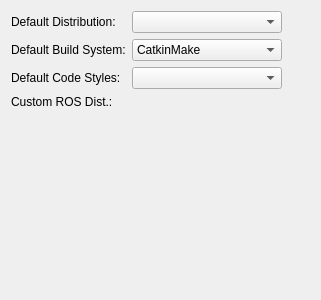
<?xml version="1.0" encoding="UTF-8"?>
<ui version="4.0">
 <class>ROSProjectManager::Internal::ROSSettingsPage</class>
 <widget class="QWidget" name="ROSProjectManager::Internal::ROSSettingsPage">
  <property name="geometry">
   <rect>
    <x>0</x>
    <y>0</y>
    <width>321</width>
    <height>300</height>
   </rect>
  </property>
  <property name="windowTitle">
   <string>Form</string>
  </property>
  <layout class="QFormLayout" name="formLayout">
   <item row="0" column="0">
    <widget class="QLabel" name="distributionLabel">
     <property name="minimumSize">
      <size>
       <width>0</width>
       <height>0</height>
      </size>
     </property>
     <property name="font">
      <font>
       <weight>50</weight>
       <bold>false</bold>
       <underline>false</underline>
      </font>
     </property>
     <property name="text">
      <string>Default Distribution:</string>
     </property>
     <property name="textFormat">
      <enum>Qt::AutoText</enum>
     </property>
    </widget>
   </item>
   <item row="0" column="1">
    <widget class="QComboBox" name="distributionComboBox">
     <property name="sizePolicy">
      <sizepolicy hsizetype="Fixed" vsizetype="Fixed">
       <horstretch>0</horstretch>
       <verstretch>0</verstretch>
      </sizepolicy>
     </property>
     <property name="minimumSize">
      <size>
       <width>150</width>
       <height>0</height>
      </size>
     </property>
     <property name="maximumSize">
      <size>
       <width>16777215</width>
       <height>16777215</height>
      </size>
     </property>
    </widget>
   </item>
   <item row="1" column="0">
    <widget class="QLabel" name="defaultBuildSystemLabel">
     <property name="minimumSize">
      <size>
       <width>0</width>
       <height>0</height>
      </size>
     </property>
     <property name="font">
      <font>
       <weight>50</weight>
       <bold>false</bold>
      </font>
     </property>
     <property name="text">
      <string>Default Build System:</string>
     </property>
    </widget>
   </item>
   <item row="1" column="1">
    <widget class="QComboBox" name="buildSystemComboBox">
     <property name="sizePolicy">
      <sizepolicy hsizetype="Fixed" vsizetype="Fixed">
       <horstretch>0</horstretch>
       <verstretch>0</verstretch>
      </sizepolicy>
     </property>
     <property name="minimumSize">
      <size>
       <width>150</width>
       <height>0</height>
      </size>
     </property>
     <item>
      <property name="text">
       <string>CatkinMake</string>
      </property>
     </item>
     <item>
      <property name="text">
       <string>CatkinTools</string>
      </property>
     </item>
     <item>
      <property name="text">
       <string>Colcon</string>
      </property>
     </item>
    </widget>
   </item>
   <item row="2" column="0">
    <widget class="QLabel" name="defaultCodeStyleLabel">
     <property name="minimumSize">
      <size>
       <width>0</width>
       <height>0</height>
      </size>
     </property>
     <property name="font">
      <font>
       <weight>50</weight>
       <bold>false</bold>
      </font>
     </property>
     <property name="text">
      <string>Default Code Styles:</string>
     </property>
    </widget>
   </item>
   <item row="2" column="1">
    <widget class="QComboBox" name="codeStyleComboBox">
     <property name="sizePolicy">
      <sizepolicy hsizetype="Fixed" vsizetype="Fixed">
       <horstretch>0</horstretch>
       <verstretch>0</verstretch>
      </sizepolicy>
     </property>
     <property name="minimumSize">
      <size>
       <width>150</width>
       <height>0</height>
      </size>
     </property>
    </widget>
   </item>
   <item row="3" column="0">
    <widget class="QLabel" name="customDistributionLabel">
     <property name="text">
      <string>Custom ROS Dist.:</string>
     </property>
    </widget>
   </item>
   <item row="3" column="1">
    <widget class="Utils::PathChooser" name="customDistributionPathChooser" native="true"/>
   </item>
  </layout>
 </widget>
 <customwidgets>
  <customwidget>
   <class>Utils::PathChooser</class>
   <extends>QWidget</extends>
   <header>utils/pathchooser.h</header>
   <container>1</container>
  </customwidget>
 </customwidgets>
 <resources/>
 <connections/>
</ui>
